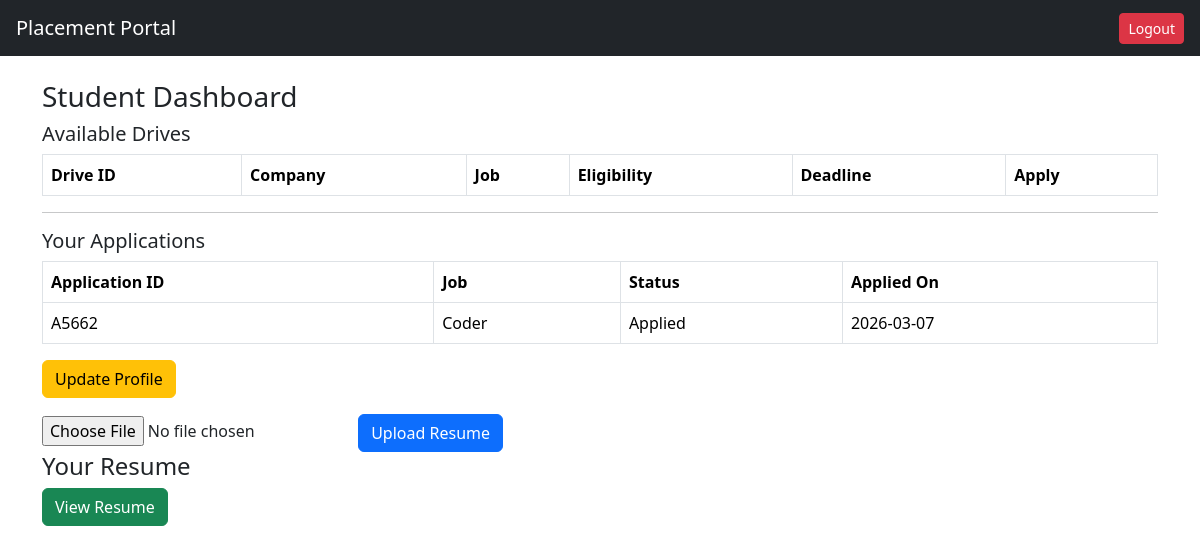
Page /student (signed in) on the committed database.
### tables this page shows
CREATE TABLE application(
    id INTEGER PRIMARY KEY AUTOINCREMENT,
    application_uid TEXT,
    student_id INTEGER,
    drive_id INTEGER,
    status TEXT DEFAULT 'Applied',
    applied_on TEXT,
    UNIQUE(student_id, drive_id));

CREATE TABLE drive(
        id INTEGER PRIMARY KEY AUTOINCREMENT,
        drive_uid TEXT UNIQUE,
        company_id INTEGER,
        job_title TEXT,
        job_description TEXT,
        eligibility TEXT,
        deadline TEXT,
        status TEXT DEFAULT 'Pending'
    );

### app.py (the view)
@app.route("/student")
def student_dashboard():
    if session.get("role")!="student":
        return redirect("/")
    student_id=session["user_id"]
    conn=get_connection()
    drives=conn.execute("SELECT * FROM drive WHERE status='Approved'").fetchall()
    drives = conn.execute("""
SELECT
drive.drive_uid,
drive.job_title,
drive.eligibility,
drive.deadline,
company.company_name
FROM drive
JOIN company ON company.id = drive.company_id
WHERE drive.status='Approved'
""").fetchall()
    conn.commit()
    applications = conn.execute("""
SELECT
application.application_uid,
drive.job_title,
application.status,
application.applied_on
FROM application
JOIN drive ON drive.id = application.drive_id
WHERE application.student_id=?
""",(student_id,)).fetchall()
    student = conn.execute(
    "SELECT * FROM student WHERE id=?",
    (student_id,)
).fetchone()
    return render_template(
    "student_dashboard.html",
    student=student,
    drives=drives,
    applications=applications
)

### models.py (called while the page is built)
def get_connection():
    conn = sqlite3.connect(DATABASE)
    conn.row_factory = sqlite3.Row
    return conn

### templates/student_dashboard.html (shortened to what this page needs)
{% extends "base.html" %}
{% block content %}
<h3>Student Dashboard</h3>
<h5>Available Drives</h5>
<table class="table table-bordered">
    <tr>
        <th>Drive ID</th>
        <th>Company</th>
        <th>Job</th>
        <th>Eligibility</th>
        <th>Deadline</th>
        <th>Apply</th>
    </tr>
</table>
<hr>
<h5>Your Applications</h5>
<table class="table table-bordered">
    <tr>
        <th>Application ID</th>
        <th>Job</th>
        <th>Status</th>
        <th>Applied On</th>
    </tr>
    {% for a in applications %}
<tr>
<td>{{ a.application_uid }}</td>
<td>{{ a.job_title }}</td>
<td>{{ a.status }}</td>
<td>{{a.applied_on}}</td>
</tr>
{% endfor %}
</table>
<a href="/student/edit_profile" class="btn btn-warning mb-3">
Update Profile
</a>
<form action="/student/update_resume" method="POST" enctype="multipart/form-data">
<input type="file" name="resume" required>
<button class="btn btn-primary">
Upload Resume
</button>
</form>
<h4>Your Resume</h4>
{% if student.resume %}
<a href="/uploads/{{ student.resume }}"
target="_blank"
class="btn btn-success">
View Resume
</a>
{% else %}
<p>No resume uploaded</p>
{% endif %}
{% endblock %}

### rows in the picture
application: application_uid "A5662", job_title "Coder", status "Applied", applied_on "2026-03-07"
